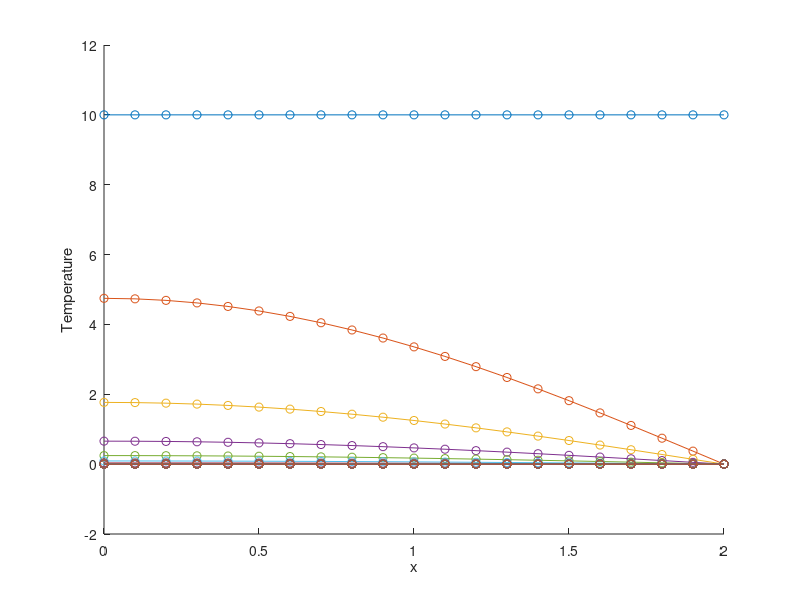

Write MATLAB code to recreate this figure.
% program 
% FEM_D1_ss_DD_T_with_prod_dr_01
% problem: r*Cp*dT/dt = k*d^2T(x)/dx^2+s(x),  0<=x<=Len
% for x = 0,   -k*dT/dx = q0    (boundary condition Neumann)
% for x = Len, T = TL           (boundary condition Dirichlet)
% s(x) = 10exp(-5x^2/Len^2)
% explicit Euler

clear; clc;
% data of problem
ro     =   0.5;
cp     =   0.5;
k      =   1.0;
Len    =   2.0;
q0     =   0.0;
TL     =   0.0;

t_max  = 20.0;
dt     = 0.0004;
tnodes = 1 + t_max/dt;


 
% data for solution with FEM
nel    = 20;                    % number of elements
npe    = 2;                    % number of nodes per element
nnodes = nel + 1;              % number of nodes
A      = zeros(2,2);           % local Laplace matrix
B      = zeros(2,2);           % local Mass    matrix
Ag     = zeros(nnodes,nnodes); % global matrix of system
bg     = zeros(nnodes,1);      % global vector of system
L      = zeros(nnodes,nnodes); % global Laplace matrix
M      = zeros(nnodes,nnodes); % global Mass matrix
Z      = zeros(nel,npe);       % connectivity matrix
c      = zeros(nnodes,1);      % vector of contribution of Neumann 
                               % boundary conditions 

x      = zeros(nnodes,1);    % vector of x-coordinates of all nodes
T      = zeros(nnodes,tnodes);    % vector of unknown temperatures at all nodes
s      = zeros(nnodes,1);    % vector of production at all nodes

dx     = Len/nel;            % constant length of all finite elements

A      = 1/dx*[+1, -1;-1, +1]; % local Laplace matrix         
B      = dx/6*[+2, +1;+1, +2]; % local Mass    matrix

% Evaluation of vector x of x-coordinates of all nodes
for i = 1:nel
    x(i,1) = (i-1)*dx;
end
x(nnodes,1) = Len;

% Evaluation of vector s of production at all nodes
%s = 10*exp(-5*x.^2/Len^2);

% Evaluation of connectivity matrix Z
for ie = 1:nel
    for i = 1:npe
        Z(ie,i) = ie + i -1;
    end
end

% Evaluation of matrices Ag and M
for ie = 1:nel
    for i = 1:npe
        ig = Z(ie,i);
        for j = 1:npe
            jg = Z(ie,j);
            L(ig,jg) = L(ig,jg) + A(i,j);
            M(ig,jg) = M(ig,jg) + B(i,j);
        end
    end
end

% Evaluation vector c
c(1,1) = q0;

% Evaluation vector b
b = zeros(nnodes,1) + c;

T(:,1) = 10*ones(nnodes,1);

M_new = ro*cp*M;
L_new = k*L;
Ag = M_new;

Ag(nnodes,:) = zeros(1,nnodes);
Ag(nnodes,nnodes) = 1.0;

for i_time = 2:tnodes
    bg = M_new*T(:,i_time-1) + dt*(b-L_new*T(:,i_time-1));
    bg(nnodes,1)   = TL;
    T(:,i_time)    = Ag\bg;
end


figure(1)
hold on
for i_time = 1:1000:tnodes
    plot(x,T(:,i_time),'-o')
    axis([0 Len -2 12])
    xlabel('x')
    ylabel('Temperature')
    pause(0.2)
end
